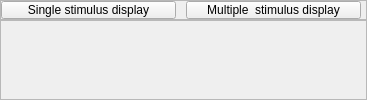
                         <widget class="QWidget" name="Scope_Camera_page">
                          <layout class="QVBoxLayout" name="verticalLayout_15">
                           <property name="spacing">
                            <number>0</number>
                           </property>
                           <property name="leftMargin">
                            <number>0</number>
                           </property>
                           <property name="topMargin">
                            <number>0</number>
                           </property>
                           <property name="rightMargin">
                            <number>0</number>
                           </property>
                           <property name="bottomMargin">
                            <number>0</number>
                           </property>
                           <item alignment="Qt::AlignRight">
                            <widget class="QFrame" name="Scope_Camera_pushButton_frame">
                             <property name="minimumSize">
                              <size>
                               <width>0</width>
                               <height>20</height>
                              </size>
                             </property>
                             <property name="maximumSize">
                              <size>
                               <width>16777215</width>
                               <height>20</height>
                              </size>
                             </property>
                             <property name="frameShape">
                              <enum>QFrame::StyledPanel</enum>
                             </property>
                             <property name="frameShadow">
                              <enum>QFrame::Raised</enum>
                             </property>
                             <layout class="QHBoxLayout" name="horizontalLayout_31">
                              <property name="spacing">
                               <number>10</number>
                              </property>
                              <property name="leftMargin">
                               <number>0</number>
                              </property>
                              <property name="topMargin">
                               <number>0</number>
                              </property>
                              <property name="rightMargin">
                               <number>5</number>
                              </property>
                              <property name="bottomMargin">
                               <number>0</number>
                              </property>
                              <item>
                               <widget class="QPushButton" name="Scope_Camera_pushButton1">
                                <property name="minimumSize">
                                 <size>
                                  <width>175</width>
                                  <height>0</height>
                                 </size>
                                </property>
                                <property name="maximumSize">
                                 <size>
                                  <width>175</width>
                                  <height>16777215</height>
                                 </size>
                                </property>
                                <property name="text">
                                 <string>Single stimulus display</string>
                                </property>
                               </widget>
                              </item>
                              <item>
                               <widget class="QPushButton" name="Scope_Camera_pushButton2">
                                <property name="minimumSize">
                                 <size>
                                  <width>175</width>
                                  <height>0</height>
                                 </size>
                                </property>
                                <property name="maximumSize">
                                 <size>
                                  <width>175</width>
                                  <height>16777215</height>
                                 </size>
                                </property>
                                <property name="text">
                                 <string>Multiple  stimulus display</string>
                                </property>
                               </widget>
                              </item>
                             </layout>
                            </widget>
                           </item>
                           <item>
                            <widget class="QFrame" name="Scope_Camera">
                             <property name="frameShape">
                              <enum>QFrame::StyledPanel</enum>
                             </property>
                             <property name="frameShadow">
                              <enum>QFrame::Raised</enum>
                             </property>
                             <layout class="QVBoxLayout" name="verticalLayout_19">
                              <property name="spacing">
                               <number>0</number>
                              </property>
                              <property name="leftMargin">
                               <number>0</number>
                              </property>
                              <property name="topMargin">
                               <number>0</number>
                              </property>
                              <property name="rightMargin">
                               <number>0</number>
                              </property>
                              <property name="bottomMargin">
                               <number>0</number>
                              </property>
                              <item>
                               <widget class="QWidget" name="Scope_Camera_Widget" native="true">
                                <layout class="QVBoxLayout" name="Scope_Camera_Layout">
                                 <property name="spacing">
                                  <number>0</number>
                                 </property>
                                 <property name="leftMargin">
                                  <number>0</number>
                                 </property>
                                 <property name="topMargin">
                                  <number>0</number>
                                 </property>
                                 <property name="rightMargin">
                                  <number>0</number>
                                 </property>
                                 <property name="bottomMargin">
                                  <number>0</number>
                                 </property>
                                </layout>
                               </widget>
                              </item>
                             </layout>
                            </widget>
                           </item>
                          </layout>
                         </widget>
